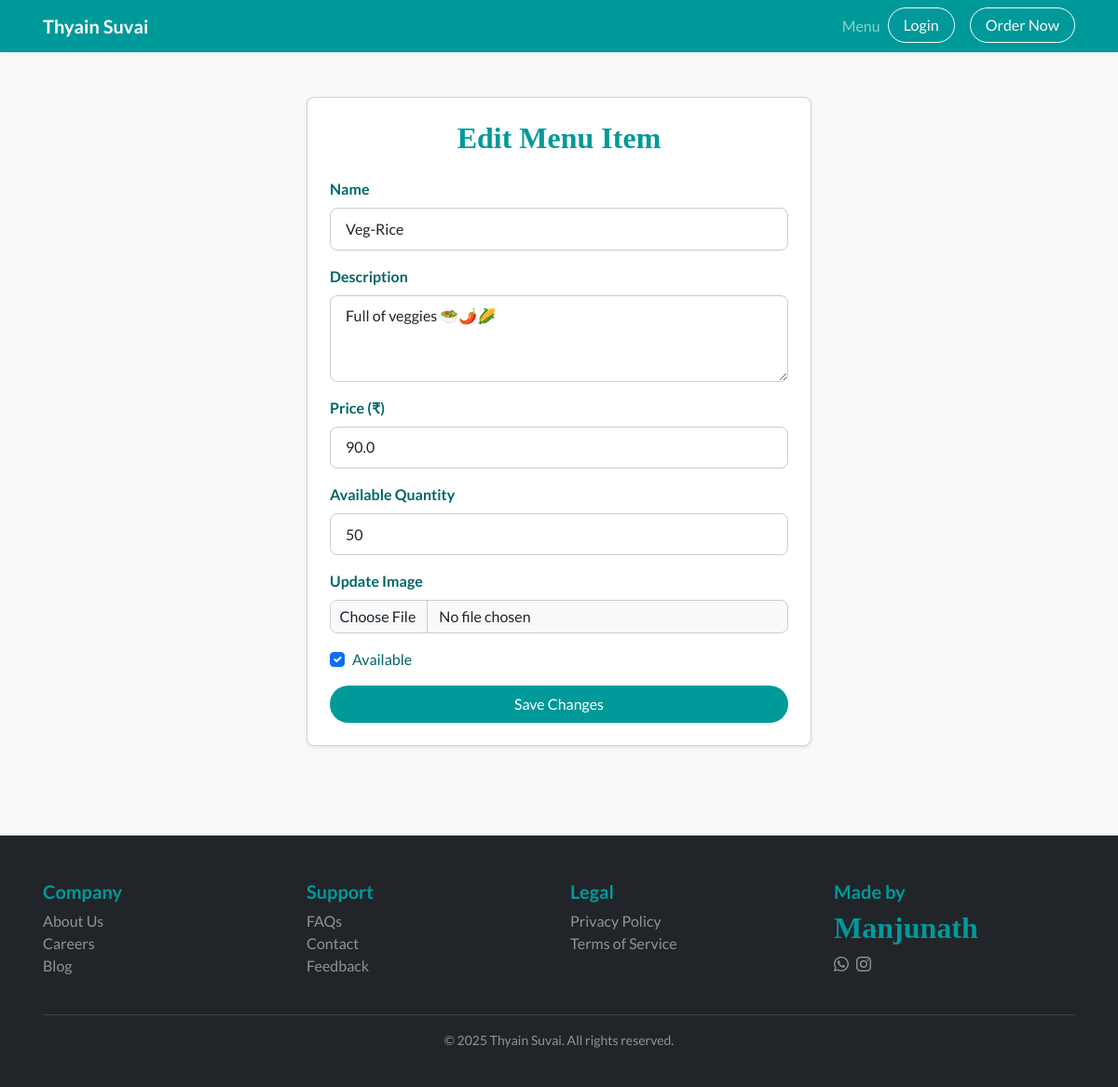
Page /edit_menu/2 on the committed database.
### models.py (models this page shows)
class MenuItem(db.Model):
    id = db.Column(db.Integer, primary_key=True)
    name = db.Column(db.String(100), nullable=False)
    description = db.Column(db.String(255))
    price = db.Column(db.Float, nullable=False)
    quantity_available = db.Column(db.Integer, nullable=False)  # quantity available in stock
    is_available = db.Column(db.Boolean, default=True)
    image = db.Column(db.String(100))  # stores image filename

### app.py (the view, shortened to what this page needs)
@app.route('/edit_menu/<int:menu_id>', methods=['GET', 'POST'])
def edit_menu(menu_id):
    menu = MenuItem.query.get_or_404(menu_id)
    return render_template('edit_menu.html', menu=menu)

### templates/edit_menu.html (shortened to what this page needs)
{% extends 'base.html' %}
{% block extra_css %}
<link rel="stylesheet" href="{{ url_for('static', filename='css/edit_menu.css') }}">
{% endblock %}
{% block content %}
<div class="container py-5">
  <div class="row justify-content-center">
    <div class="col-lg-6">
      <div class="card shadow-sm p-4">
        <h4 class="mb-4 text-center">Edit Menu Item</h4>
        <form method="POST" enctype="multipart/form-data">
          <div class="mb-3">
            <label for="name" class="form-label">Name</label>
            <input type="text" class="form-control" id="name" name="name" value="{{ menu.name }}" required>
          </div>
          <div class="mb-3">
            <label for="description" class="form-label">Description</label>
            <textarea class="form-control" id="description" name="description" rows="3" required>{{ menu.description }}</textarea>
          </div>
          <div class="mb-3">
            <label for="price" class="form-label">Price (₹)</label>
            <input type="number" class="form-control" id="price" name="price" step="0.01" value="{{ menu.price }}" required>
          </div>
          <div class="mb-3">
            <label for="quantity_available" class="form-label">Available Quantity</label>
            <input type="number" class="form-control" id="quantity_available" name="quantity_available" min="0" value="{{ menu.quantity_available }}" required>
          </div>
          <div class="mb-3">
            <label for="image" class="form-label">Update Image</label>
            <input type="file" class="form-control" id="image" name="image" accept="image/*">
          </div>
          <div class="form-check mb-3">
            <input class="form-check-input" type="checkbox" id="is_available" name="is_available" {% if menu.is_available %}checked{% endif %}>
            <label class="form-check-label" for="is_available">Available</label>
          </div>
          <button type="submit" class="btn btn-teal rounded-pill w-100">Save Changes</button>
        </form>
      </div>
    </div>
  </div>
</div>
{% endblock %}

### static/css/base.css (style rules this page uses)
body { font-family: 'Lato', 'Roboto', sans-serif; background-color: #ffffff; color: #333333; margin: 0; padding: 0; scroll-behavior: smooth; }
.btn-teal { background-color: #009999; color: #ffffff; border-radius: 50px; padding: 0.5rem 1.2rem; border: none; font-weight: 500; transition: background-color 0.3s ease; }
.container { max-width: 1140px; margin: auto; padding: 0 1rem; }
.text-center { text-align: center; }
h1, h2, h3, h4, h5 { font-weight: 700; color: #009999; }
input, textarea, select, button { font-family: inherit; font-size: 1rem; }
input[type="text"], input[type="email"], input[type="number"], input[type="password"], textarea, select { border: 1px solid #ccc; border-radius: 8px; padding: 0.5rem 0.75rem; width: 100%; box-sizing: border-box; }

### static/css/edit_menu.css (style rules this page uses)
:root { --primary-teal: #009999; --accent-orange: #F7931E; --dark-teal: #006666; --text-dark: #333333; --bg-light: #f9f9f9; --white: #ffffff; --radius-pill: 50px; --radius-card: 8px; --shadow: 0 4px 12px rgba(0, 0, 0, 0.08); }
body { font-family: 'Lato', sans-serif; color: var(--text-dark); background-color: var(--bg-light); }
.card { border-radius: var(--radius-card); box-shadow: var(--shadow); background-color: var(--white); padding: 1.5rem; }
h4 { font-family: 'Cormorant Garamond', serif; font-size: 2rem; font-weight: 700; color: var(--primary-teal); }
label.form-label { font-weight: 600; color: var(--dark-teal); }
input.form-control, textarea.form-control { border-radius: var(--radius-card); border: 1px solid #ccc; padding: 0.6rem 1rem; }
input[type="file"] { padding: 0.3rem 0.6rem; background-color: var(--bg-light); border: 1px solid #ccc; border-radius: var(--radius-card); }
.btn-teal { background-color: var(--primary-teal); color: var(--white); border: none; transition: background-color 0.3s ease, box-shadow 0.3s ease; }
.form-check-label { color: var(--dark-teal); font-weight: 500; }

### rows in the picture
MenuItem: name "Veg-Rice", description "Full of veggies 🥗🌶️🌽", price "90.0", quantity_available "50", is_available "☑"
